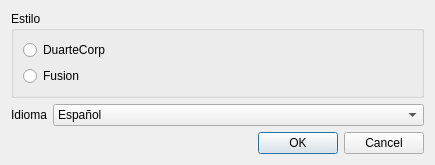
<?xml version="1.0" encoding="UTF-8"?>
<ui version="4.0">
 <class>DOptions</class>
 <widget class="QDialog" name="DOptions">
  <property name="geometry">
   <rect>
    <x>0</x>
    <y>0</y>
    <width>435</width>
    <height>148</height>
   </rect>
  </property>
  <property name="windowTitle">
   <string>Opciones</string>
  </property>
  <layout class="QVBoxLayout" name="verticalLayout_2">
   <item>
    <widget class="QGroupBox" name="groupBox">
     <property name="title">
      <string>Estilo</string>
     </property>
     <layout class="QVBoxLayout" name="verticalLayout">
      <item>
       <widget class="QRadioButton" name="duartecorp">
        <property name="text">
         <string>DuarteCorp</string>
        </property>
       </widget>
      </item>
      <item>
       <widget class="QRadioButton" name="fusion">
        <property name="text">
         <string>Fusion</string>
        </property>
       </widget>
      </item>
     </layout>
    </widget>
   </item>
   <item>
    <layout class="QFormLayout" name="formLayout">
     <item row="0" column="0">
      <widget class="QLabel" name="label">
       <property name="text">
        <string>Idioma</string>
       </property>
      </widget>
     </item>
     <item row="0" column="1">
      <widget class="QComboBox" name="language">
       <item>
        <property name="text">
         <string>Español</string>
        </property>
       </item>
       <item>
        <property name="text">
         <string>English</string>
        </property>
       </item>
       <item>
        <property name="text">
         <string>French</string>
        </property>
       </item>
      </widget>
     </item>
    </layout>
   </item>
   <item>
    <widget class="QDialogButtonBox" name="buttonBox">
     <property name="standardButtons">
      <set>QDialogButtonBox::Cancel|QDialogButtonBox::Ok</set>
     </property>
    </widget>
   </item>
  </layout>
 </widget>
 <resources/>
 <connections/>
</ui>
